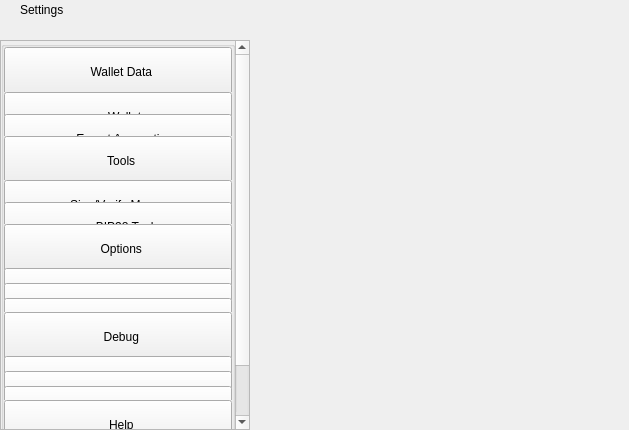
<?xml version="1.0" encoding="UTF-8"?>
<ui version="4.0">
 <class>SettingsWidget</class>
 <widget class="QWidget" name="SettingsWidget">
  <property name="geometry">
   <rect>
    <x>0</x>
    <y>0</y>
    <width>629</width>
    <height>430</height>
   </rect>
  </property>
  <property name="windowTitle">
   <string>Form</string>
  </property>
  <layout class="QHBoxLayout" name="horizontalLayout" stretch="1,2">
   <property name="spacing">
    <number>0</number>
   </property>
   <property name="leftMargin">
    <number>0</number>
   </property>
   <property name="topMargin">
    <number>0</number>
   </property>
   <property name="rightMargin">
    <number>0</number>
   </property>
   <property name="bottomMargin">
    <number>0</number>
   </property>
   <item>
    <widget class="QWidget" name="left" native="true">
     <property name="minimumSize">
      <size>
       <width>250</width>
       <height>0</height>
      </size>
     </property>
     <layout class="QVBoxLayout" name="verticalLayout">
      <property name="leftMargin">
       <number>0</number>
      </property>
      <property name="topMargin">
       <number>0</number>
      </property>
      <property name="rightMargin">
       <number>0</number>
      </property>
      <property name="bottomMargin">
       <number>0</number>
      </property>
      <item>
       <layout class="QVBoxLayout" name="verticalLayout_1">
        <property name="spacing">
         <number>0</number>
        </property>
        <item>
         <widget class="QWidget" name="titleMenuList" native="true">
          <property name="maximumSize">
           <size>
            <width>16777215</width>
            <height>30</height>
           </size>
          </property>
          <layout class="QHBoxLayout" name="horizontalLayout_1">
           <property name="spacing">
            <number>0</number>
           </property>
           <property name="leftMargin">
            <number>20</number>
           </property>
           <property name="topMargin">
            <number>0</number>
           </property>
           <property name="rightMargin">
            <number>20</number>
           </property>
           <property name="bottomMargin">
            <number>0</number>
           </property>
           <item>
            <widget class="QLabel" name="labelTitle">
             <property name="text">
              <string>Settings</string>
             </property>
            </widget>
           </item>
           <item>
            <spacer name="horizontalSpacer">
             <property name="orientation">
              <enum>Qt::Horizontal</enum>
             </property>
             <property name="sizeHint" stdset="0">
              <size>
               <width>40</width>
               <height>20</height>
              </size>
             </property>
            </spacer>
           </item>
          </layout>
         </widget>
        </item>
        <item>
         <spacer name="verticalSpacer_2">
          <property name="orientation">
           <enum>Qt::Vertical</enum>
          </property>
          <property name="sizeType">
           <enum>QSizePolicy::Fixed</enum>
          </property>
          <property name="sizeHint" stdset="0">
           <size>
            <width>20</width>
            <height>20</height>
           </size>
          </property>
         </spacer>
        </item>
        <item>
         <layout class="QVBoxLayout" name="verticalLayout_2">
          <item>
           <widget class="QScrollArea" name="scrollArea">
            <property name="sizePolicy">
             <sizepolicy hsizetype="Expanding" vsizetype="MinimumExpanding">
              <horstretch>0</horstretch>
              <verstretch>0</verstretch>
             </sizepolicy>
            </property>
            <property name="styleSheet">
             <string notr="true"/>
            </property>
            <property name="horizontalScrollBarPolicy">
             <enum>Qt::ScrollBarAlwaysOff</enum>
            </property>
            <property name="sizeAdjustPolicy">
             <enum>QAbstractScrollArea::AdjustIgnored</enum>
            </property>
            <property name="widgetResizable">
             <bool>true</bool>
            </property>
            <property name="alignment">
             <set>Qt::AlignLeading|Qt::AlignLeft|Qt::AlignTop</set>
            </property>
            <widget class="QWidget" name="scrollAreaWidgetContents">
             <property name="geometry">
              <rect>
               <x>0</x>
               <y>-68</y>
               <width>230</width>
               <height>452</height>
              </rect>
             </property>
             <property name="sizePolicy">
              <sizepolicy hsizetype="Preferred" vsizetype="MinimumExpanding">
               <horstretch>0</horstretch>
               <verstretch>0</verstretch>
              </sizepolicy>
             </property>
             <property name="maximumSize">
              <size>
               <width>16777215</width>
               <height>650</height>
              </size>
             </property>
             <property name="autoFillBackground">
              <bool>true</bool>
             </property>
             <layout class="QVBoxLayout" name="verticalLayout_3">
              <property name="spacing">
               <number>0</number>
              </property>
              <property name="sizeConstraint">
               <enum>QLayout::SetDefaultConstraint</enum>
              </property>
              <property name="leftMargin">
               <number>0</number>
              </property>
              <property name="topMargin">
               <number>0</number>
              </property>
              <property name="rightMargin">
               <number>0</number>
              </property>
              <property name="bottomMargin">
               <number>0</number>
              </property>
              <item>
               <layout class="QVBoxLayout" name="verticalLayout_4">
                <property name="spacing">
                 <number>0</number>
                </property>
                <item alignment="Qt::AlignTop">
                 <widget class="QGroupBox" name="groupBox">
                  <property name="sizePolicy">
                   <sizepolicy hsizetype="Preferred" vsizetype="MinimumExpanding">
                    <horstretch>0</horstretch>
                    <verstretch>0</verstretch>
                   </sizepolicy>
                  </property>
                  <property name="maximumSize">
                   <size>
                    <width>16777215</width>
                    <height>450</height>
                   </size>
                  </property>
                  <property name="title">
                   <string/>
                  </property>
                  <layout class="QVBoxLayout" name="verticalLayout_5">
                   <property name="spacing">
                    <number>0</number>
                   </property>
                   <property name="leftMargin">
                    <number>0</number>
                   </property>
                   <property name="topMargin">
                    <number>0</number>
                   </property>
                   <property name="rightMargin">
                    <number>0</number>
                   </property>
                   <property name="bottomMargin">
                    <number>0</number>
                   </property>
                   <item>
                    <widget class="QWidget" name="menuFileContainer" native="true">
                     <property name="maximumSize">
                      <size>
                       <width>16777215</width>
                       <height>160</height>
                      </size>
                     </property>
                     <layout class="QHBoxLayout" name="horizontalLayout_2">
                      <property name="spacing">
                       <number>0</number>
                      </property>
                      <property name="leftMargin">
                       <number>0</number>
                      </property>
                      <property name="topMargin">
                       <number>0</number>
                      </property>
                      <property name="rightMargin">
                       <number>0</number>
                      </property>
                      <property name="bottomMargin">
                       <number>0</number>
                      </property>
                      <item alignment="Qt::AlignTop">
                       <widget class="QPushButton" name="pushButtonFile">
                        <property name="minimumSize">
                         <size>
                          <width>0</width>
                          <height>50</height>
                         </size>
                        </property>
                        <property name="maximumSize">
                         <size>
                          <width>16777215</width>
                          <height>50</height>
                         </size>
                        </property>
                        <property name="focusPolicy">
                         <enum>Qt::NoFocus</enum>
                        </property>
                        <property name="text">
                         <string>  Wallet Data</string>
                        </property>
                        <property name="checkable">
                         <bool>true</bool>
                        </property>
                        <property name="autoExclusive">
                         <bool>false</bool>
                        </property>
                       </widget>
                      </item>
                     </layout>
                    </widget>
                   </item>
                   <item>
                    <widget class="QWidget" name="fileButtonsWidget" native="true">
                     <property name="maximumSize">
                      <size>
                       <width>16777215</width>
                       <height>165</height>
                      </size>
                     </property>
                     <layout class="QVBoxLayout" name="verticalLayout_6">
                      <property name="spacing">
                       <number>0</number>
                      </property>
                      <property name="leftMargin">
                       <number>0</number>
                      </property>
                      <property name="topMargin">
                       <number>0</number>
                      </property>
                      <property name="rightMargin">
                       <number>0</number>
                      </property>
                      <property name="bottomMargin">
                       <number>0</number>
                      </property>
                      <item>
                       <widget class="QPushButton" name="pushButtonFile2">
                        <property name="minimumSize">
                         <size>
                          <width>0</width>
                          <height>50</height>
                         </size>
                        </property>
                        <property name="maximumSize">
                         <size>
                          <width>16777215</width>
                          <height>50</height>
                         </size>
                        </property>
                        <property name="focusPolicy">
                         <enum>Qt::NoFocus</enum>
                        </property>
                        <property name="text">
                         <string>    Wallet</string>
                        </property>
                        <property name="checkable">
                         <bool>true</bool>
                        </property>
                        <property name="autoExclusive">
                         <bool>false</bool>
                        </property>
                       </widget>
                      </item>
                      <item>
                       <widget class="QPushButton" name="pushButtonExportCsv">
                        <property name="minimumSize">
                         <size>
                          <width>0</width>
                          <height>50</height>
                         </size>
                        </property>
                        <property name="maximumSize">
                         <size>
                          <width>16777215</width>
                          <height>50</height>
                         </size>
                        </property>
                        <property name="focusPolicy">
                         <enum>Qt::NoFocus</enum>
                        </property>
                        <property name="text">
                         <string>    Export Accounting</string>
                        </property>
                        <property name="checkable">
                         <bool>true</bool>
                        </property>
                        <property name="autoExclusive">
                         <bool>false</bool>
                        </property>
                       </widget>
                      </item>
                     </layout>
                    </widget>
                   </item>
                   <item>
                    <widget class="QWidget" name="menuToolsContainer" native="true">
                     <property name="maximumSize">
                      <size>
                       <width>16777215</width>
                       <height>160</height>
                      </size>
                     </property>
                     <layout class="QHBoxLayout" name="horizontalLayout_3">
                      <property name="spacing">
                       <number>0</number>
                      </property>
                      <property name="leftMargin">
                       <number>0</number>
                      </property>
                      <property name="topMargin">
                       <number>0</number>
                      </property>
                      <property name="rightMargin">
                       <number>0</number>
                      </property>
                      <property name="bottomMargin">
                       <number>0</number>
                      </property>
                      <item alignment="Qt::AlignTop">
                       <widget class="QPushButton" name="pushButtonConfiguration">
                        <property name="minimumSize">
                         <size>
                          <width>0</width>
                          <height>50</height>
                         </size>
                        </property>
                        <property name="maximumSize">
                         <size>
                          <width>16777215</width>
                          <height>50</height>
                         </size>
                        </property>
                        <property name="focusPolicy">
                         <enum>Qt::NoFocus</enum>
                        </property>
                        <property name="text">
                         <string>  Tools</string>
                        </property>
                        <property name="checkable">
                         <bool>true</bool>
                        </property>
                        <property name="autoExclusive">
                         <bool>false</bool>
                        </property>
                       </widget>
                      </item>
                     </layout>
                    </widget>
                   </item>
                   <item>
                    <widget class="QWidget" name="configurationButtonsWidget" native="true">
                     <property name="maximumSize">
                      <size>
                       <width>16777215</width>
                       <height>105</height>
                      </size>
                     </property>
                     <layout class="QVBoxLayout" name="verticalLayout_7">
                      <property name="spacing">
                       <number>0</number>
                      </property>
                      <property name="leftMargin">
                       <number>0</number>
                      </property>
                      <property name="topMargin">
                       <number>0</number>
                      </property>
                      <property name="rightMargin">
                       <number>0</number>
                      </property>
                      <property name="bottomMargin">
                       <number>0</number>
                      </property>
                      <item>
                       <widget class="QPushButton" name="pushButtonConfiguration4">
                        <property name="minimumSize">
                         <size>
                          <width>0</width>
                          <height>50</height>
                         </size>
                        </property>
                        <property name="maximumSize">
                         <size>
                          <width>16777215</width>
                          <height>50</height>
                         </size>
                        </property>
                        <property name="focusPolicy">
                         <enum>Qt::NoFocus</enum>
                        </property>
                        <property name="text">
                         <string>    Sign/Verify Message</string>
                        </property>
                        <property name="checkable">
                         <bool>true</bool>
                        </property>
                        <property name="autoExclusive">
                         <bool>false</bool>
                        </property>
                       </widget>
                      </item>
                      <item>
                       <widget class="QPushButton" name="pushButtonConfiguration3">
                        <property name="minimumSize">
                         <size>
                          <width>0</width>
                          <height>50</height>
                         </size>
                        </property>
                        <property name="maximumSize">
                         <size>
                          <width>16777215</width>
                          <height>50</height>
                         </size>
                        </property>
                        <property name="focusPolicy">
                         <enum>Qt::NoFocus</enum>
                        </property>
                        <property name="text">
                         <string>    BIP38 Tool</string>
                        </property>
                        <property name="checkable">
                         <bool>true</bool>
                        </property>
                        <property name="autoExclusive">
                         <bool>false</bool>
                        </property>
                       </widget>
                      </item>
                     </layout>
                    </widget>
                   </item>
                   <item>
                    <layout class="QHBoxLayout" name="horizontalLayout_4">
                     <property name="spacing">
                      <number>0</number>
                     </property>
                     <property name="leftMargin">
                      <number>0</number>
                     </property>
                     <property name="rightMargin">
                      <number>0</number>
                     </property>
                     <item alignment="Qt::AlignTop">
                      <widget class="QPushButton" name="pushButtonOptions">
                       <property name="minimumSize">
                        <size>
                         <width>0</width>
                         <height>50</height>
                        </size>
                       </property>
                       <property name="maximumSize">
                        <size>
                         <width>16777215</width>
                         <height>50</height>
                        </size>
                       </property>
                       <property name="focusPolicy">
                        <enum>Qt::NoFocus</enum>
                       </property>
                       <property name="text">
                        <string>  Options</string>
                       </property>
                       <property name="checkable">
                        <bool>true</bool>
                       </property>
                       <property name="autoExclusive">
                        <bool>false</bool>
                       </property>
                      </widget>
                     </item>
                    </layout>
                   </item>
                   <item>
                    <widget class="QWidget" name="optionsButtonsWidget" native="true">
                     <property name="maximumSize">
                      <size>
                       <width>16777215</width>
                       <height>160</height>
                      </size>
                     </property>
                     <layout class="QVBoxLayout" name="verticalLayout_8">
                      <property name="spacing">
                       <number>0</number>
                      </property>
                      <property name="leftMargin">
                       <number>0</number>
                      </property>
                      <property name="topMargin">
                       <number>0</number>
                      </property>
                      <property name="rightMargin">
                       <number>0</number>
                      </property>
                      <property name="bottomMargin">
                       <number>0</number>
                      </property>
                      <item>
                       <widget class="QPushButton" name="pushButtonOptions1">
                        <property name="minimumSize">
                         <size>
                          <width>0</width>
                          <height>50</height>
                         </size>
                        </property>
                        <property name="maximumSize">
                         <size>
                          <width>16777215</width>
                          <height>50</height>
                         </size>
                        </property>
                        <property name="focusPolicy">
                         <enum>Qt::NoFocus</enum>
                        </property>
                        <property name="text">
                         <string>    Main</string>
                        </property>
                        <property name="checkable">
                         <bool>true</bool>
                        </property>
                        <property name="checked">
                         <bool>false</bool>
                        </property>
                        <property name="autoExclusive">
                         <bool>false</bool>
                        </property>
                       </widget>
                      </item>
                      <item>
                       <widget class="QPushButton" name="pushButtonOptions2">
                        <property name="minimumSize">
                         <size>
                          <width>0</width>
                          <height>50</height>
                         </size>
                        </property>
                        <property name="maximumSize">
                         <size>
                          <width>16777215</width>
                          <height>50</height>
                         </size>
                        </property>
                        <property name="focusPolicy">
                         <enum>Qt::NoFocus</enum>
                        </property>
                        <property name="text">
                         <string>    Wallet</string>
                        </property>
                        <property name="checkable">
                         <bool>true</bool>
                        </property>
                        <property name="autoExclusive">
                         <bool>false</bool>
                        </property>
                       </widget>
                      </item>
                      <item>
                       <widget class="QPushButton" name="pushButtonOptions5">
                        <property name="minimumSize">
                         <size>
                          <width>0</width>
                          <height>50</height>
                         </size>
                        </property>
                        <property name="maximumSize">
                         <size>
                          <width>16777215</width>
                          <height>50</height>
                         </size>
                        </property>
                        <property name="focusPolicy">
                         <enum>Qt::NoFocus</enum>
                        </property>
                        <property name="text">
                         <string>    Display</string>
                        </property>
                        <property name="checkable">
                         <bool>true</bool>
                        </property>
                        <property name="autoExclusive">
                         <bool>false</bool>
                        </property>
                       </widget>
                      </item>
                     </layout>
                    </widget>
                   </item>
                   <item>
                    <layout class="QHBoxLayout" name="horizontalTools">
                     <property name="spacing">
                      <number>0</number>
                     </property>
                     <property name="leftMargin">
                      <number>0</number>
                     </property>
                     <property name="rightMargin">
                      <number>0</number>
                     </property>
                     <item alignment="Qt::AlignTop">
                      <widget class="QPushButton" name="pushButtonTools">
                       <property name="minimumSize">
                        <size>
                         <width>0</width>
                         <height>50</height>
                        </size>
                       </property>
                       <property name="maximumSize">
                        <size>
                         <width>16777215</width>
                         <height>50</height>
                        </size>
                       </property>
                       <property name="focusPolicy">
                        <enum>Qt::NoFocus</enum>
                       </property>
                       <property name="text">
                        <string>  Debug</string>
                       </property>
                       <property name="checkable">
                        <bool>true</bool>
                       </property>
                       <property name="autoExclusive">
                        <bool>false</bool>
                       </property>
                      </widget>
                     </item>
                    </layout>
                   </item>
                   <item>
                    <widget class="QWidget" name="toolsButtonsWidget" native="true">
                     <property name="maximumSize">
                      <size>
                       <width>16777215</width>
                       <height>160</height>
                      </size>
                     </property>
                     <layout class="QVBoxLayout" name="verticalTools_11">
                      <property name="spacing">
                       <number>0</number>
                      </property>
                      <property name="leftMargin">
                       <number>0</number>
                      </property>
                      <property name="topMargin">
                       <number>0</number>
                      </property>
                      <property name="rightMargin">
                       <number>0</number>
                      </property>
                      <property name="bottomMargin">
                       <number>0</number>
                      </property>
                      <item>
                       <widget class="QPushButton" name="pushButtonTools1">
                        <property name="minimumSize">
                         <size>
                          <width>0</width>
                          <height>50</height>
                         </size>
                        </property>
                        <property name="maximumSize">
                         <size>
                          <width>16777215</width>
                          <height>50</height>
                         </size>
                        </property>
                        <property name="focusPolicy">
                         <enum>Qt::NoFocus</enum>
                        </property>
                        <property name="text">
                         <string>    Information</string>
                        </property>
                        <property name="checkable">
                         <bool>true</bool>
                        </property>
                        <property name="checked">
                         <bool>false</bool>
                        </property>
                        <property name="autoExclusive">
                         <bool>false</bool>
                        </property>
                       </widget>
                      </item>
                      <item>
                       <widget class="QPushButton" name="pushButtonTools2">
                        <property name="minimumSize">
                         <size>
                          <width>0</width>
                          <height>50</height>
                         </size>
                        </property>
                        <property name="maximumSize">
                         <size>
                          <width>16777215</width>
                          <height>50</height>
                         </size>
                        </property>
                        <property name="focusPolicy">
                         <enum>Qt::NoFocus</enum>
                        </property>
                        <property name="text">
                         <string>    Console</string>
                        </property>
                        <property name="checkable">
                         <bool>true</bool>
                        </property>
                        <property name="autoExclusive">
                         <bool>false</bool>
                        </property>
                       </widget>
                      </item>
                      <item>
                       <widget class="QPushButton" name="pushButtonTools5">
                        <property name="minimumSize">
                         <size>
                          <width>0</width>
                          <height>50</height>
                         </size>
                        </property>
                        <property name="maximumSize">
                         <size>
                          <width>16777215</width>
                          <height>50</height>
                         </size>
                        </property>
                        <property name="focusPolicy">
                         <enum>Qt::NoFocus</enum>
                        </property>
                        <property name="text">
                         <string>    Wallet Repair</string>
                        </property>
                        <property name="checkable">
                         <bool>true</bool>
                        </property>
                        <property name="autoExclusive">
                         <bool>false</bool>
                        </property>
                       </widget>
                      </item>
                     </layout>
                    </widget>
                   </item>
                   <item>
                    <layout class="QHBoxLayout" name="horizontalHelp">
                     <property name="spacing">
                      <number>0</number>
                     </property>
                     <property name="leftMargin">
                      <number>0</number>
                     </property>
                     <property name="rightMargin">
                      <number>0</number>
                     </property>
                     <item alignment="Qt::AlignTop">
                      <widget class="QPushButton" name="pushButtonHelp">
                       <property name="minimumSize">
                        <size>
                         <width>0</width>
                         <height>50</height>
                        </size>
                       </property>
                       <property name="maximumSize">
                        <size>
                         <width>16777215</width>
                         <height>50</height>
                        </size>
                       </property>
                       <property name="focusPolicy">
                        <enum>Qt::NoFocus</enum>
                       </property>
                       <property name="text">
                        <string>  Help</string>
                       </property>
                       <property name="checkable">
                        <bool>true</bool>
                       </property>
                       <property name="autoExclusive">
                        <bool>false</bool>
                       </property>
                      </widget>
                     </item>
                    </layout>
                   </item>
                   <item>
                    <widget class="QWidget" name="helpButtonsWidget" native="true">
                     <property name="maximumSize">
                      <size>
                       <width>16777215</width>
                       <height>100</height>
                      </size>
                     </property>
                     <layout class="QVBoxLayout" name="verticalHelp">
                      <property name="spacing">
                       <number>0</number>
                      </property>
                      <property name="leftMargin">
                       <number>0</number>
                      </property>
                      <property name="topMargin">
                       <number>0</number>
                      </property>
                      <property name="rightMargin">
                       <number>0</number>
                      </property>
                      <property name="bottomMargin">
                       <number>0</number>
                      </property>
                      <item>

                       <widget class="QPushButton" name="pushButtonHelp2">
                        <property name="minimumSize">
                         <size>
                          <width>0</width>
                          <height>50</height>
                         </size>
                        </property>
                        <property name="maximumSize">
                         <size>
                          <width>16777215</width>
                          <height>50</height>
                         </size>
                        </property>
                        <property name="focusPolicy">
                         <enum>Qt::NoFocus</enum>
                        </property>
                        <property name="text">
                         <string>    About EIGBC</string>
                        </property>
                        <property name="checkable">
                         <bool>false</bool>
                        </property>
                        <property name="autoExclusive">
                         <bool>false</bool>
                        </property>
                       </widget>
                      </item>
                     </layout>
                    </widget>
                   </item>
                  </layout>
                 </widget>
                </item>
               </layout>
              </item>
             </layout>
            </widget>
           </widget>
          </item>
         </layout>
        </item>
       </layout>
      </item>
     </layout>
    </widget>
   </item>
   <item>
    <widget class="QWidget" name="right" native="true">
     <layout class="QVBoxLayout" name="verticalLayout_9">
      <property name="leftMargin">
       <number>0</number>
      </property>
      <property name="topMargin">
       <number>0</number>
      </property>
      <property name="rightMargin">
       <number>0</number>
      </property>
      <property name="bottomMargin">
       <number>0</number>
      </property>
      <item>
       <layout class="QVBoxLayout" name="verticalLayout_10">
        <property name="spacing">
         <number>6</number>
        </property>
        <item>
         <layout class="QVBoxLayout" name="verticalLayout_11">
          <item>
           <widget class="QStackedWidget" name="stackedWidgetContainer"/>
          </item>
         </layout>
        </item>
       </layout>
      </item>
     </layout>
    </widget>
   </item>
  </layout>
 </widget>
 <resources/>
 <connections/>
</ui>
